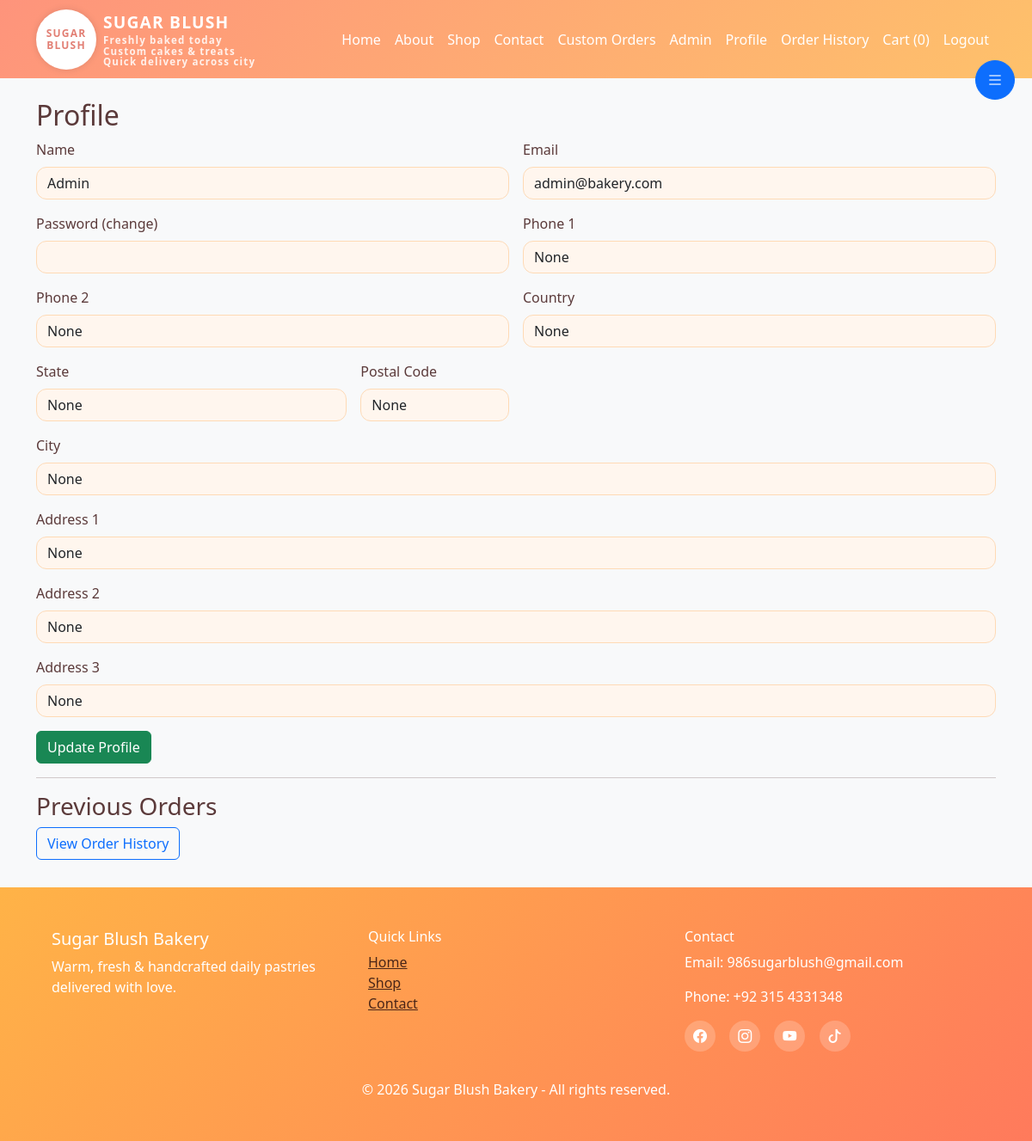
The app's page /profile (signed in) with its own data.
### models.py (models this page shows, shortened)
class User(UserMixin, db.Model):
    id = db.Column(db.Integer, primary_key=True)
    name = db.Column(db.String(120), nullable=False)
    email = db.Column(db.String(120), unique=True, nullable=False)
    password_hash = db.Column(db.String(255), nullable=False)
    phone1 = db.Column(db.String(20), nullable=True)
    phone2 = db.Column(db.String(20), nullable=True)
    country = db.Column(db.String(80), nullable=True)
    state = db.Column(db.String(80), nullable=True)
    city = db.Column(db.String(80), nullable=True)
    postal_code = db.Column(db.String(20), nullable=True)
    address1 = db.Column(db.String(255), nullable=True)
    address2 = db.Column(db.String(255), nullable=True)
    address3 = db.Column(db.String(255), nullable=True)
    role = db.Column(db.String(20), default='user')
    created_at = db.Column(db.DateTime, default=datetime.utcnow)
    orders = db.relationship('Order', backref='user', lazy=True)
    custom_orders = db.relationship('CustomOrder', backref='user', lazy=True)

### app.py (the view, shortened to what this page needs)
@app.route('/profile', methods=['GET', 'POST'])
@login_required
def profile():
    due_amount = get_user_complete_due(current_user.id)
    due_threshold_setting = SiteSetting.query.filter_by(key='due_warning_threshold').first()
    due_threshold = float(due_threshold_setting.value) if due_threshold_setting and due_threshold_setting.value else 0.0
    due_status = ''
    if due_threshold > 0 and due_amount >= due_threshold:
        due_status = f"Warning: Amount due exceeds threshold ({due_threshold})"
    warning_note = None
    if due_amount > 0 and due_threshold > 0 and due_amount >= due_threshold:
        warning_record = ContactMessage.query.filter_by(email=current_user.email, status='Warning Sent').order_by(ContactMessage.created_at.desc()).first()
        if warning_record:
            warning_note = warning_record.message
    completion_note = None
    if due_amount <= 0:
        completed_order = Order.query.filter_by(user_id=current_user.id, status='Complete').order_by(Order.created_at.desc()).first()
        if completed_order:
            completion_note = f"Congrats! Order {completed_order.order_number or completed_order.id} is complete."
    if current_user.role != 'admin':
        ensure_user_due_warning(current_user)
    return render_template(
        'profile.html',
        due_amount=due_amount,
        due_threshold=due_threshold,
        due_status=due_status,
        warning_note=warning_note,
        completion_note=completion_note
    )

### app.py (called while the page is built)
@login_manager.user_loader
def load_user(user_id):
    return User.query.get(int(user_id))

def get_user_complete_due(user_id):
    return db.session.query(
        db.func.coalesce(db.func.sum(Order.total_price - Order.amount_paid), 0.0)
    ).filter(Order.user_id == user_id, Order.status == 'Complete').scalar() or 0.0

### templates/profile.html (shortened to what this page needs)
{% extends 'base.html' %}
{% block content %}
<h2>Profile</h2>
<form method="post" class="row g-3">
  <div class="col-md-6"><label class="form-label">Name</label><input class="form-control" name="name" value="{{ current_user.name }}"></div>
  <div class="col-md-6"><label class="form-label">Email</label><input class="form-control" value="{{ current_user.email }}" readonly></div>
  <div class="col-md-6"><label class="form-label">Password (change)</label><input type="password" name="password" class="form-control"></div>
  <div class="col-md-6"><label class="form-label">Phone 1</label><input class="form-control" name="phone1" value="{{ current_user.phone1 }}"></div>
  <div class="col-md-6"><label class="form-label">Phone 2</label><input class="form-control" name="phone2" value="{{ current_user.phone2 }}"></div>
  <div class="col-md-6"><label class="form-label">Country</label><input class="form-control" name="country" value="{{ current_user.country }}"></div>
  <div class="col-md-4"><label class="form-label">State</label><input class="form-control" name="state" value="{{ current_user.state }}"></div>
  <div class="col-md-2"><label class="form-label">Postal Code</label><input class="form-control" name="postal_code" value="{{ current_user.postal_code }}"></div>
  <div class="col-12"><label class="form-label">City</label><input class="form-control" name="city" value="{{ current_user.city }}"></div>
  <div class="col-12"><label class="form-label">Address 1</label><input class="form-control" name="address1" value="{{ current_user.address1 }}"></div>
  <div class="col-12"><label class="form-label">Address 2</label><input class="form-control" name="address2" value="{{ current_user.address2 }}"></div>
  <div class="col-12"><label class="form-label">Address 3</label><input class="form-control" name="address3" value="{{ current_user.address3 }}"></div>
  <div class="col-12"><button class="btn btn-success">Update Profile</button></div>
</form>
<hr>
<h3>Previous Orders</h3>
<a class="btn btn-outline-primary mb-2" href="{{ url_for('order_history') }}">View Order History</a>
{% endblock %}

### static/css/style.css (style rules this page uses)
body { background: #FFF7F3; color: #5B3A3A; font-family: 'Segoe UI', Tahoma, Geneva, Verdana, sans-serif; }
:root { --primary: #FF7A5C; --secondary: #FFB347; --accent: #FF4D6D; --light: #FFF7F3; --mid: #FFD7BA; --text: #5B3A3A; }
.form-control { border-radius: 12px; border: 1px solid #FFDAB5; background-color: #FFF6EE; transition: border-color .25s, box-shadow .25s; }

### records on screen
User: name "Admin", email "admin@bakery.com", phone1 "None", phone2 "None", country "None", state "None", postal_code "None", city "None", address1 "None", address2 "None", address3 "None"

### other values on screen
{{ cart_count }} "0"
